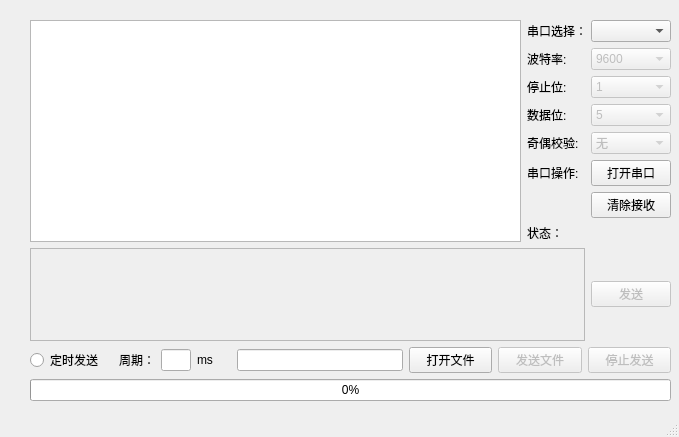
<?xml version="1.0" encoding="UTF-8"?>
<ui version="4.0">
 <class>MainWindow</class>
 <widget class="QMainWindow" name="MainWindow">
  <property name="geometry">
   <rect>
    <x>0</x>
    <y>0</y>
    <width>679</width>
    <height>437</height>
   </rect>
  </property>
  <property name="windowTitle">
   <string>MainWindow</string>
  </property>
  <widget class="QWidget" name="centralwidget">
   <widget class="QWidget" name="verticalLayoutWidget">
    <property name="geometry">
     <rect>
      <x>30</x>
      <y>20</y>
      <width>641</width>
      <height>381</height>
     </rect>
    </property>
    <layout class="QVBoxLayout" name="verticalLayout" stretch="9,9,1,0">
     <item>
      <layout class="QHBoxLayout" name="horizontalLayout" stretch="0,0">
       <property name="sizeConstraint">
        <enum>QLayout::SizeConstraint::SetDefaultConstraint</enum>
       </property>
       <item>
        <widget class="QTextBrowser" name="textBrowser"/>
       </item>
       <item>
        <layout class="QFormLayout" name="formLayout">
         <property name="horizontalSpacing">
          <number>4</number>
         </property>
         <item row="0" column="0">
          <widget class="QLabel" name="label">
           <property name="text">
            <string>串口选择：</string>
           </property>
          </widget>
         </item>
         <item row="0" column="1">
          <widget class="QComboBox" name="comboBoxPort"/>
         </item>
         <item row="1" column="0">
          <widget class="QLabel" name="label_3">
           <property name="text">
            <string>波特率:</string>
           </property>
          </widget>
         </item>
         <item row="1" column="1">
          <widget class="QComboBox" name="comboBoxBaudrate">
           <property name="enabled">
            <bool>false</bool>
           </property>
           <item>
            <property name="text">
             <string>9600</string>
            </property>
           </item>
           <item>
            <property name="text">
             <string>19200</string>
            </property>
           </item>
           <item>
            <property name="text">
             <string>38400</string>
            </property>
           </item>
           <item>
            <property name="text">
             <string>115200</string>
            </property>
           </item>
          </widget>
         </item>
         <item row="2" column="0">
          <widget class="QLabel" name="label_4">
           <property name="text">
            <string>停止位:</string>
           </property>
          </widget>
         </item>
         <item row="2" column="1">
          <widget class="QComboBox" name="comboBoxStopBits">
           <property name="enabled">
            <bool>false</bool>
           </property>
           <item>
            <property name="text">
             <string>1</string>
            </property>
           </item>
           <item>
            <property name="text">
             <string>1.5</string>
            </property>
           </item>
           <item>
            <property name="text">
             <string>2</string>
            </property>
           </item>
          </widget>
         </item>
         <item row="3" column="0">
          <widget class="QLabel" name="label_5">
           <property name="text">
            <string>数据位:</string>
           </property>
          </widget>
         </item>
         <item row="3" column="1">
          <widget class="QComboBox" name="comboBoxDataBits">
           <property name="enabled">
            <bool>false</bool>
           </property>
           <property name="currentText">
            <string>8</string>
           </property>
           <item>
            <property name="text">
             <string>5</string>
            </property>
           </item>
           <item>
            <property name="text">
             <string>6</string>
            </property>
           </item>
           <item>
            <property name="text">
             <string>7</string>
            </property>
           </item>
           <item>
            <property name="text">
             <string>8</string>
            </property>
           </item>
          </widget>
         </item>
         <item row="4" column="0">
          <widget class="QLabel" name="label_6">
           <property name="text">
            <string>奇偶校验:</string>
           </property>
          </widget>
         </item>
         <item row="4" column="1">
          <widget class="QComboBox" name="comboBoxParity">
           <property name="enabled">
            <bool>false</bool>
           </property>
           <item>
            <property name="text">
             <string>无</string>
            </property>
           </item>
           <item>
            <property name="text">
             <string>奇校验</string>
            </property>
           </item>
           <item>
            <property name="text">
             <string>偶校验</string>
            </property>
           </item>
          </widget>
         </item>
         <item row="5" column="1">
          <widget class="QPushButton" name="pushButton">
           <property name="cursor">
            <cursorShape>OpenHandCursor</cursorShape>
           </property>
           <property name="text">
            <string>打开串口</string>
           </property>
          </widget>
         </item>
         <item row="7" column="0">
          <widget class="QLabel" name="label_7">
           <property name="text">
            <string>状态：</string>
           </property>
          </widget>
         </item>
         <item row="7" column="1">
          <widget class="QLabel" name="label_2">
           <property name="text">
            <string/>
           </property>
          </widget>
         </item>
         <item row="6" column="1">
          <widget class="QPushButton" name="pushButtonClean">
           <property name="text">
            <string>清除接收</string>
           </property>
          </widget>
         </item>
         <item row="5" column="0">
          <widget class="QLabel" name="label_10">
           <property name="text">
            <string>串口操作:</string>
           </property>
          </widget>
         </item>
        </layout>
       </item>
      </layout>
     </item>
     <item>
      <layout class="QHBoxLayout" name="horizontalLayout_2">
       <item>
        <widget class="QTextEdit" name="textEditSend">
         <property name="enabled">
          <bool>false</bool>
         </property>
        </widget>
       </item>
       <item>
        <layout class="QVBoxLayout" name="verticalLayout_3">
         <item>
          <widget class="QPushButton" name="pushButtonSend">
           <property name="enabled">
            <bool>false</bool>
           </property>
           <property name="text">
            <string>发送</string>
           </property>
          </widget>
         </item>
        </layout>
       </item>
      </layout>
     </item>
     <item>
      <layout class="QHBoxLayout" name="horizontalLayout_3" stretch="5,2,2,2,10,5,5,5">
       <item>
        <widget class="QRadioButton" name="radioButtonTimeSend">
         <property name="text">
          <string>定时发送</string>
         </property>
        </widget>
       </item>
       <item>
        <widget class="QLabel" name="label_8">
         <property name="text">
          <string>周期：</string>
         </property>
        </widget>
       </item>
       <item>
        <widget class="QLineEdit" name="lineEditTime">
         <property name="maximumSize">
          <size>
           <width>30</width>
           <height>16777215</height>
          </size>
         </property>
        </widget>
       </item>
       <item>
        <widget class="QLabel" name="label_9">
         <property name="text">
          <string>ms</string>
         </property>
        </widget>
       </item>
       <item>
        <widget class="QLineEdit" name="lineEditFilePath"/>
       </item>
       <item>
        <widget class="QPushButton" name="pushButtonOpenFile">
         <property name="text">
          <string>打开文件</string>
         </property>
        </widget>
       </item>
       <item>
        <widget class="QPushButton" name="pushButtonSendFile">
         <property name="enabled">
          <bool>false</bool>
         </property>
         <property name="text">
          <string>发送文件</string>
         </property>
        </widget>
       </item>
       <item>
        <widget class="QPushButton" name="pushButtonStopSendFile">
         <property name="enabled">
          <bool>false</bool>
         </property>
         <property name="text">
          <string>停止发送</string>
         </property>
        </widget>
       </item>
      </layout>
     </item>
     <item>
      <widget class="QProgressBar" name="progressBar">
       <property name="enabled">
        <bool>true</bool>
       </property>
       <property name="value">
        <number>0</number>
       </property>
      </widget>
     </item>
    </layout>
   </widget>
  </widget>
  <widget class="QMenuBar" name="menubar">
   <property name="geometry">
    <rect>
     <x>0</x>
     <y>0</y>
     <width>679</width>
     <height>18</height>
    </rect>
   </property>
  </widget>
  <widget class="QStatusBar" name="statusbar"/>
 </widget>
 <resources/>
 <connections/>
</ui>
